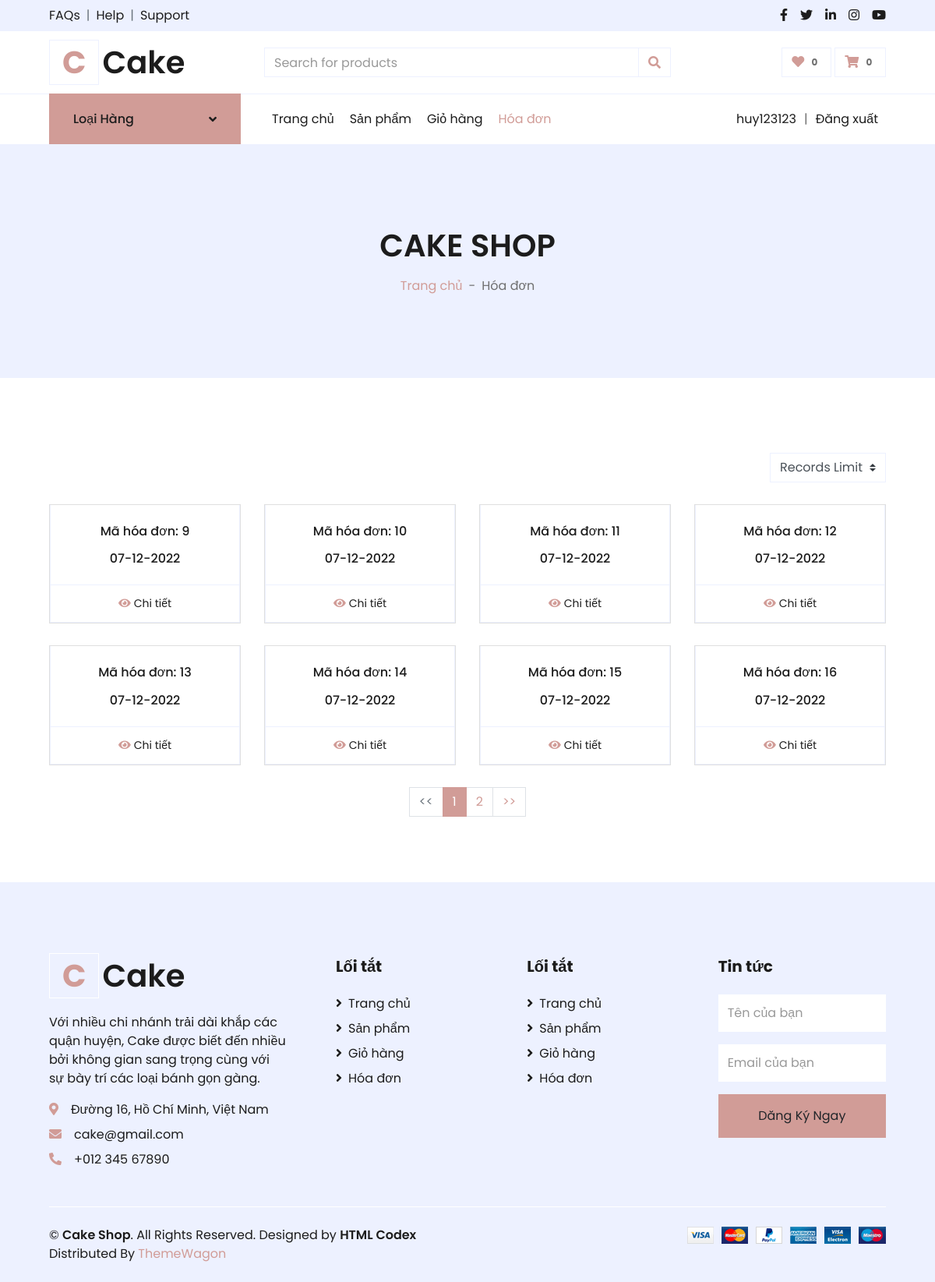
The app's page /index.php?act=hoaDon (signed in) with its own data.
### tables this page shows
CREATE TABLE `hoadon` (
  `id` int(11) NOT NULL,
  `hoTen` varchar(255) NOT NULL,
  `email` varchar(255) NOT NULL,
  `soDT` varchar(255) NOT NULL,
  `diaChi` varchar(255) NOT NULL,
  `idNguoiDung` int(11) NOT NULL,
  `pttt` int(11) NOT NULL DEFAULT 0 COMMENT '0: chuyển khoản, 1: khi nhận hàng',
  `ngayDatHang` varchar(255) NOT NULL
);

### models/pdo.php (called while the page is built, shortened)
<?php
    function pdo_get_connection(){
        $servername = "localhost";
        $username = "root";
        $password = "";
        try {
        $conn = new PDO("mysql:host=$servername;dbname=duan1", $username, $password);
        $conn->setAttribute(PDO::ATTR_ERRMODE, PDO::ERRMODE_EXCEPTION);
        return $conn;
        } catch(PDOException $e) {
        echo "Lỗi kết nối: " . $e->getMessage();
        }
    }
    function pdo_query($sql){
        $sql_args = array_slice(func_get_args(), 1);
        try{
            $conn = pdo_get_connection();
            $stmt = $conn->prepare($sql);
            $stmt->execute($sql_args);
            $rows = $stmt->fetchAll();
            return $rows;
        }
        catch(PDOException $e){
            throw $e;
        }
        finally{
            unset($conn);
        }
    }
?>

### views/bill.php (the view, shortened to what this page needs)
<div class="container-fluid bg-secondary mb-5">
        <div class="d-flex flex-column align-items-center justify-content-center" style="min-height: 300px">
            <h1 class="font-weight-semi-bold text-uppercase mb-3">Cake Shop</h1>
            <div class="d-inline-flex">
                <p class="m-0"><a href="">Trang chủ</a></p>
                <p class="m-0 px-2">-</p>
                <p class="m-0">Hóa đơn</p>
            </div>
        </div>
    </div>
    <div class="container-fluid pt-5">
        <div class="row px-xl-5">
            <div class="col-lg-12 col-md-12">
                <div class="row pb-3">
                    <div class="col-12 pb-1">
                        <div class="d-flex align-items-center justify-content-between mb-4">
                            <div class="d-flex flex-row-reverse bd-highlight ">
                                <form action="index.php?act=hoaDon" id="form-records-limit" method="post">
                                    <select name="records-limit" id="records-limit" class="custom-select" onchange="document.forms['form-records-limit'].submit();">
                                        <option disabled selected>Records Limit</option>
                                    </select>
                                </form>
                            </div>
                        </div>
                    </div>
                    <?php
                    foreach ($listHD as $hd) {
                        echo '<div class="col-xl-3 col-lg-4 col-md-6 col-sm-12 pb-1">
                        <div class="card product-item border-1 mb-4">
                            <div class="card-body border-left border-right text-center p-0 pt-4 pb-3">
                                <h6 class="text-truncate mb-3 px-1">Mã hóa đơn: '.$hd["id"].'</h6>
                                <div class="d-flex justify-content-center">
                                <h6>' . $hd["ngayDatHang"] . '</h6>
                                </div>
                            </div>
                            <div class="card-footer d-flex justify-content-center bg-light border">
                                <a href="index.php?act=chiTietHD&idHD='.$hd["id"].'" class="btn btn-sm text-dark p-0"><i class="fas fa-eye text-primary mr-1"></i>Chi tiết</a>
                            </div>
                        </div>
                        </div>';
                    }
                    ?>
                    <div class="col-12 pb-1">
                        <nav class="">
                            <ul class="pagination justify-content-center">
                                <?php
                                $href = "index.php?act=hoaDon";
                                ?>
                            <li class="page-item text-center <?php if($page <= 1){ echo 'disabled'; } ?>">
                                    <a class="page-link"
                                        href="<?php if($page <= 1){ echo '#'; } else { echo $href. "&page=" . $prev; } ?>"><<</a>
                                </li>
                                <?php for($i = 1; $i <= $totoalPages; $i++ ): ?>
                                <li class="page-item <?php if($page == $i) {echo 'active'; } ?>">
                                    <a class="page-link" href="<?php echo $href. "&page=" . $i; ?>"> <?= $i; ?> </a>
                                </li>
                                <?php endfor; ?>
                                <li class="page-item text-center <?php if($page >= $totoalPages) { echo 'disabled'; } ?>">
                                    <a class="page-link"
                                        href="<?php if($page >= $totoalPages){ echo '#'; } else { echo $href. "&page=" . $next; } ?>">>></a>
                                </li>
                            </ul>
                        </nav>
                    </div>
                </div>
            </div>
        </div>
    </div>

### records on screen
hoadon: id "9", ngayDatHang "07-12-2022"
hoadon: id "10", ngayDatHang "07-12-2022"
hoadon: id "11", ngayDatHang "07-12-2022"
hoadon: id "12", ngayDatHang "07-12-2022"
hoadon: id "13", ngayDatHang "07-12-2022"
hoadon: id "14", ngayDatHang "07-12-2022"
hoadon: id "15", ngayDatHang "07-12-2022"
hoadon: id "16", ngayDatHang "07-12-2022"

### other values on screen
$nav->displayName "Trang chủ"
$nav->displayName "Sản phẩm"
$nav->displayName "Giỏ hàng"
$nav->displayName "Hóa đơn"
$_SESSION["user"]["tenTaiKhoan"] "huy123123"
